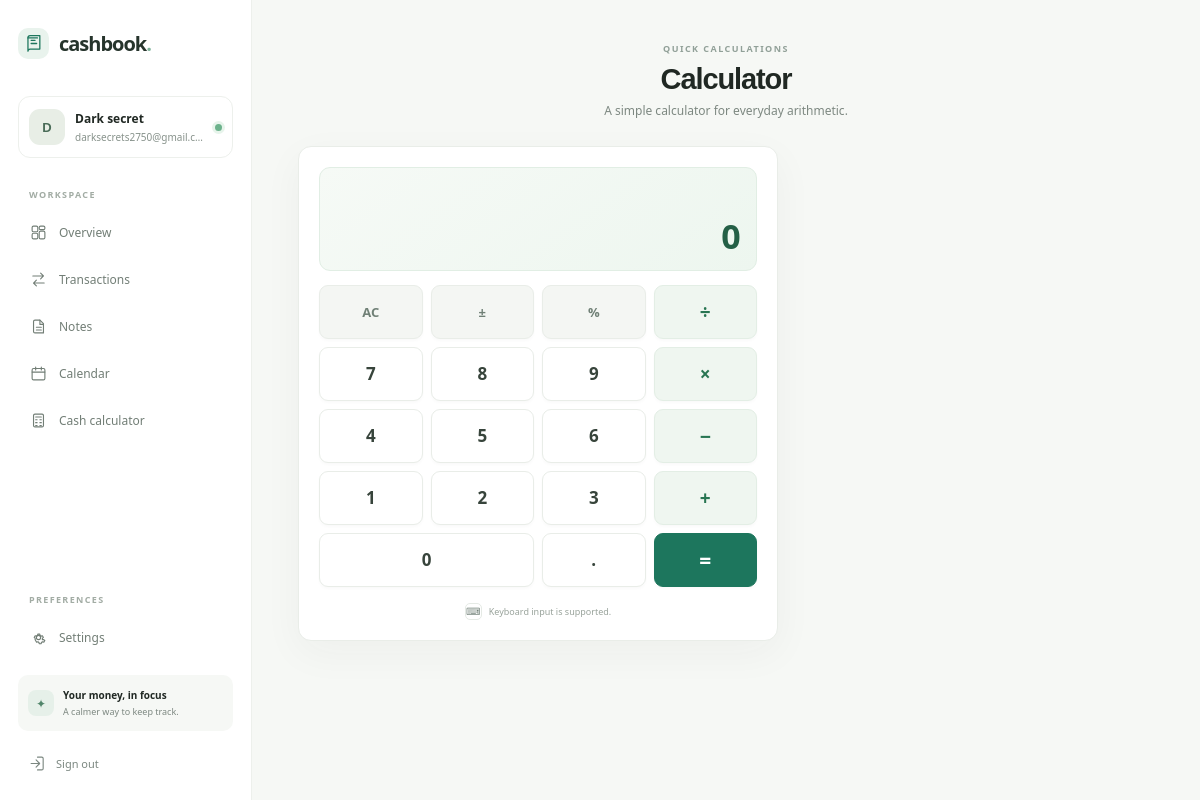
The page /basic-calculator/ (signed in) on the database its author committed.
### Cashbook/cashbook/models.py (models this page shows, shortened)
class User(AbstractUser):
    username = None
    email = models.EmailField("email address", unique=True)
    LANGUAGE_CHOICES = [
        ("en", "English"),
        ("hi", "हिन्दी"),
        ("as", "অসমীয়া"),
        ("bn", "বাংলা"),
        ("gu", "ગુજરાતી"),
        ("kn", "ಕನ್ನಡ"),
        ("ks", "کٲشُر"),
        ("ml", "മലയാളം"),
        ("mr", "मराठी"),
        ("ne", "नेपाली"),
        ("or", "ଓଡ଼ିଆ"),
        ("pa", "ਪੰਜਾਬੀ"),
        ("sa", "संस्कृतम्"),
        ("ta", "தமிழ்"),
        ("te", "తెలుగు"),
        ("ur", "اردو"),
    ]
    CURRENCY_CHOICES = [
        ("INR", _("Indian Rupee (₹)")), ("USD", _("US Dollar ($)")), ("EUR", _("Euro (€)")),
        ("GBP", _("British Pound (£)")), ("CAD", _("Canadian Dollar (C$)")), ("AUD", _("Australian Dollar (A$)")),
    ]
    currency = models.CharField(max_length=3, choices=CURRENCY_CHOICES, default="INR")
    language = models.CharField(max_length=5, choices=LANGUAGE_CHOICES, default="en")
    dark_mode = models.BooleanField(default=False)
    DATE_FORMAT_CHOICES = [
        ("dmy", _("DD/MM/YYYY (day/month/year)")),
        ("mdy", _("MM/DD/YYYY (month/day/year)")),
        ("ymd", _("YYYY-MM-DD (year-month-day)")),
    ]
    date_format = models.CharField(max_length=3, choices=DATE_FORMAT_CHOICES, default="dmy")
    TIME_FORMAT_CHOICES = [("12h", _("12-hour")), ("24h", _("24-hour"))]
    CURRENCY_FORMAT_CHOICES = [("symbol", _("Currency symbol")), ("code", _("Currency code"))]
    time_format = models.CharField(max_length=3, choices=TIME_FORMAT_CHOICES, default="12h")
    currency_format = models.CharField(max_length=6, choices=CURRENCY_FORMAT_CHOICES, default="symbol")
    USERNAME_FIELD = "email"
    REQUIRED_FIELDS = []
    objects = UserManager()
    @property
    def display_name(self):
        return self.get_full_name().strip() or self.email.split("@")[0]

### Cashbook/cashbook/views.py (the view)
# urls.py: path("basic-calculator/", views.basic_calculator, name="basic_calculator"),
@login_required
def basic_calculator(request):
    return render(request, "cashbook/basic_calculator.html", page_context(request))

### Cashbook/cashbook/views.py (called while the page is built)
def currency_prefix(user, account=None):
    currency = account.currency if account else user.currency
    if user.currency_format == "code":
        return f"{currency} "
    return CURRENCY_SYMBOLS.get(currency, currency + " ")

def page_context(request, **context):
    active_account = context.get("active_account") or get_active_account(request)
    accounts = context.get("accounts")
    if accounts is None:
        accounts = list(TransactionAccount.objects.filter(user=request.user))
    context["active_account"] = active_account
    context["accounts"] = accounts
    context["currency_prefix"] = currency_prefix(request.user, account=active_account)
    context["transaction_currency"] = active_account.currency
    context["date_display_format"] = DATE_DISPLAY_FORMATS.get(request.user.date_format, "d/m/Y")
    context["time_display_format"] = "H:i" if request.user.time_format == "24h" else "g:i A"
    return context

### templates/cashbook/basic_calculator.html (shortened to what this page needs)
{% extends "cashbook/base.html" %}
{% load static i18n %}
{% block content %}
  <div class="basic-calculator-page">
    <div class="page-heading cash-heading">
      <div><span class="eyebrow">{% trans "QUICK CALCULATIONS" %}</span><h1>{% trans "Calculator" %}</h1><p>{% trans "A simple calculator for everyday arithmetic." %}</p></div>
    </div>
    <div class="basic-calculator-layout">
      <section class="panel calculator-card basic-calculator-card" data-basic-calculator aria-label="{% trans 'Calculator' %}">
        <div class="calculator-display">
          <output class="calculator-expression" data-expression aria-live="polite"></output>
          <output class="calculator-result" data-result aria-live="polite">0</output>
        </div>
        <div class="calculator-keypad">
          <button class="calc-key calc-utility" type="button" data-action="clear" aria-label="{% trans 'Clear all' %}">AC</button>
          <button class="calc-key calc-utility" type="button" data-action="sign" aria-label="{% trans 'Change sign' %}">±</button>
          <button class="calc-key calc-utility" type="button" data-action="percent" aria-label="{% trans 'Percent' %}">%</button>
          <button class="calc-key calc-operator" type="button" data-operator="/" aria-label="{% trans 'Divide' %}">÷</button>
          <button class="calc-key" type="button" data-digit="7">7</button>
          <button class="calc-key" type="button" data-digit="8">8</button>
          <button class="calc-key" type="button" data-digit="9">9</button>
          <button class="calc-key calc-operator" type="button" data-operator="*" aria-label="{% trans 'Multiply' %}">×</button>
          <button class="calc-key" type="button" data-digit="4">4</button>
          <button class="calc-key" type="button" data-digit="5">5</button>
          <button class="calc-key" type="button" data-digit="6">6</button>
          <button class="calc-key calc-operator" type="button" data-operator="-" aria-label="{% trans 'Subtract' %}">−</button>
          <button class="calc-key" type="button" data-digit="1">1</button>
          <button class="calc-key" type="button" data-digit="2">2</button>
          <button class="calc-key" type="button" data-digit="3">3</button>
          <button class="calc-key calc-operator" type="button" data-operator="+" aria-label="{% trans 'Add' %}">+</button>
          <button class="calc-key calc-zero" type="button" data-digit="0">0</button>
          <button class="calc-key" type="button" data-action="decimal" aria-label="{% trans 'Decimal point' %}">.</button>
          <button class="calc-key calc-equals" type="button" data-action="equals" aria-label="{% trans 'Equals' %}">=</button>
        </div>
        <div class="calculator-footnote"><span aria-hidden="true">⌨</span>{% trans "Keyboard input is supported." %}</div>
      </section>
    </div>
  </div>
{% endblock %}

### Cashbook/templates/cashbook/base.html (shortened to what this page needs)
{% load static i18n %}
<!doctype html>
<html lang="{{ request.LANGUAGE_CODE|default:'en' }}" data-theme="{% if user.is_authenticated and user.dark_mode %}dark{% else %}light{% endif %}">
<head>
  <link rel="stylesheet" href="{% static 'cashbook/app.css' %}">
</head>
<body class="app-body">
  <div class="app-shell">
    <aside class="sidebar" id="sidebar">
      <a class="brand" href="{% url 'dashboard' %}">
        <span class="brand-mark"><svg viewBox="0 0 24 24" aria-hidden="true"><path d="M5 4.75A2.75 2.75 0 0 1 7.75 2H20v17H7.75A2.75 2.75 0 0 0 5 21.75v-17Z"/><path d="M5 5h12M9 8h5M9 12h7"/></svg></span>
        <span>cashbook<span class="brand-period">.</span></span>
      </a>
      <div class="profile-chip">
        <span class="avatar">{{ user.first_name|first|upper|default:user.email|first|upper }}</span>
        <span class="profile-copy"><strong>{{ user.display_name }}</strong><small>{{ user.email }}</small></span>
        <span class="online-dot" title="{% trans 'Signed in' %}"></span>
      </div>
      <p class="nav-label">{% trans "WORKSPACE" %}</p>
      <nav class="primary-nav" aria-label="{% trans 'Main navigation' %}">
        <a class="nav-link {% if request.resolver_match.url_name == 'dashboard' %}active{% endif %}" href="{% url 'dashboard' %}">
          <svg viewBox="0 0 24 24" aria-hidden="true"><rect x="3" y="3" width="8" height="8" rx="2"/><rect x="13" y="3" width="8" height="5" rx="2"/><rect x="13" y="10" width="8" height="11" rx="2"/><rect x="3" y="13" width="8" height="8" rx="2"/></svg><span>{% trans "Overview" %}</span>
        </a>
        <a class="nav-link {% if request.resolver_match.url_name == 'transactions' or 'transaction' in request.resolver_match.url_name %}active{% endif %}" href="{% url 'transactions' %}">
          <svg viewBox="0 0 24 24" aria-hidden="true"><path d="M4 7h15m0 0-4-4m4 4-4 4M20 17H5m0 0 4-4m-4 4 4 4"/></svg><span>{% trans "Transactions" %}</span>
        </a>
        <a class="nav-link {% if 'note' in request.resolver_match.url_name %}active{% endif %}" href="{% url 'notes' %}">
          <svg viewBox="0 0 24 24" aria-hidden="true"><path d="M7 3h7l5 5v13H7a2 2 0 0 1-2-2V5a2 2 0 0 1 2-2Z"/><path d="M14 3v6h5M9 13h7m-7 4h7"/></svg><span>{% trans "Notes" %}</span>
        </a>
        <a class="nav-link {% if 'calendar' in request.resolver_match.url_name or 'event' in request.resolver_match.url_name %}active{% endif %}" href="{% url 'calendar' %}">
          <svg viewBox="0 0 24 24" aria-hidden="true"><rect x="3" y="5" width="18" height="16" rx="2"/><path d="M16 3v4M8 3v4M3 10h18"/></svg><span>{% trans "Calendar" %}</span>
        </a>
        <a class="nav-link {% if request.resolver_match.url_name == 'calculator' %}active{% endif %}" href="{% url 'calculator' %}">
          <svg viewBox="0 0 24 24" aria-hidden="true"><rect x="5" y="3" width="14" height="18" rx="2"/><path d="M8 7h8M8 11h2m4 0h2m-8 4h2m4 0h2m-8 4h2m4 0h2"/></svg><span>{% trans "Cash calculator" %}</span>
        </a>
      </nav>
      <div class="sidebar-spacer"></div>
      <p class="nav-label">{% trans "PREFERENCES" %}</p>
      <nav aria-label="{% trans 'Preferences' %}">
        <a class="nav-link {% if 'settings' in request.resolver_match.url_name or 'password' in request.resolver_match.url_name %}active{% endif %}" href="{% url 'settings' %}">
          <span>{% trans "Settings" %}</span>
        </a>
      </nav>
      <div class="sidebar-footer">
        <div class="privacy-note"><span class="privacy-icon">✦</span><div><strong>{% trans "Your money, in focus" %}</strong><small>{% trans "A calmer way to keep track." %}</small></div></div>
        <form method="post" action="{% url 'logout' %}">{% csrf_token %}<button class="logout-link" type="submit"><svg viewBox="0 0 24 24" aria-hidden="true"><path d="M10 17l5-5-5-5m5 5H3m9-9h6a2 2 0 0 1 2 2v14a2 2 0 0 1-2 2h-6"/></svg>{% trans "Sign out" %}</button></form>
      </div>
    </aside>
    <main class="main-area">
      <div class="page-content">{% block content %}{% endblock %}</div>
    </main>
  </div>
</body>
</html>

### rows shown on the page
User: first_name|first "D", display_name "Dark secret", email "darksecrets2750@gmail.c…"
